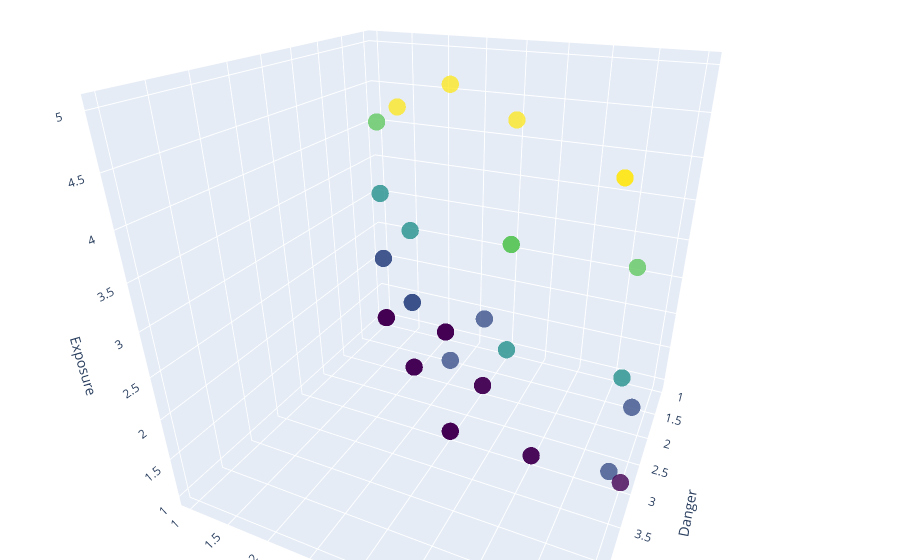

The code cell stored with this chart in its notebook:
### Markdown cell above
As we can see , danger and Predation have a good correlation and linear relationship so we can use that for filling the missing data

### Code cell
# Create a 3D scatter plot
fig = go.Figure(data=[go.Scatter3d(
    x=df['Danger'],
    y=df['Predation'],
    z=df['Exposure'],
    mode='markers',
    marker=dict(
        size=6,
        color=df['Exposure'],  # Color by Exposure
        colorscale='Viridis',  # Choose a colormap
        opacity=0.8
    )
)])

# Customize layout
fig.update_layout(
    scene=dict(
        xaxis_title='Danger',
        yaxis_title='Predation',
        zaxis_title='Exposure'
    ),
    margin=dict(l=0, r=0, b=0, t=0)
)

# Show the plot
fig.show()

### Figure 1 — Plotly figure (JSON) as saved in the notebook; plotly's stock layout.template omitted (floating-point values rounded to 4 significant figures)
{"data": [{"marker": {"color": [null, null, null, null, null, null, null, null, null, null, null, null, null, null, null, null, null, null, null, null, null, null, null, 2, 1, null, 1, 1, 1, 1, 1, null, 1, 1, 1, 2, 1, 1, 2, 1, 1, null, 2, 3, 2, 1, 4, 1, 1, 1, 1, 5, null, 1, 2, 2, 2, null, 2, 2, 2, 2, 1, 1, 3, null, 1, 5, 5, 4, 1, 1, 5, 5, 3, 4, 4, 3, 4, 5, 5, 1, 5, 5, 1, 5, 5], "colorscale": [[0, "#440154"], [0.1111, "#482878"], [0.2222, "#3e4989"], [0.3333, "#31688e"], [0.4444, "#26828e"], [0.5556, "#1f9e89"], [0.6667, "#35b779"], [0.7778, "#6ece58"], [0.8889, "#b5de2b"], [1, "#fde725"]], "opacity": 0.8, "size": 6}, "mode": "markers", "type": "scatter3d", "x": [null, null, null, null, null, null, null, null, null, null, null, null, null, null, null, null, null, null, null, null, null, null, null, 4, 1, null, 1, 3, 3, 2, 2, null, 1, 3, 2, 2, 2, 1, 2, 1, 3, null, 2, 4, 3, 1, 4, 3, 3, 1, 2, 5, null, 3, 2, 2, 1, null, 3, 2, 1, 2, 1, 1, 4, null, 1, 5, 5, 4, 1, 1, 4, 5, 2, 4, 4, 1, 1, 5, 5, 1, 5, 5, 1, 4, 3], "y": [null, null, null, null, null, null, null, null, null, null, null, null, null, null, null, null, null, null, null, null, null, null, null, 5, 1, null, 1, 4, 4, 3, 3, null, 1, 3, 2, 3, 2, 2, 2, 2, 5, null, 2, 5, 5, 2, 5, 3, 3, 2, 2, 5, null, 3, 2, 2, 1, null, 3, 2, 1, 2, 1, 1, 4, null, 1, 5, 5, 4, 1, 1, 4, 5, 2, 4, 4, 1, 1, 5, 5, 1, 5, 5, 1, 3, 3], "z": [null, null, null, null, null, null, null, null, null, null, null, null, null, null, null, null, null, null, null, null, null, null, null, 2, 1, null, 1, 1, 1, 1, 1, null, 1, 1, 1, 2, 1, 1, 2, 1, 1, null, 2, 3, 2, 1, 4, 1, 1, 1, 1, 5, null, 1, 2, 2, 2, null, 2, 2, 2, 2, 1, 1, 3, null, 1, 5, 5, 4, 1, 1, 5, 5, 3, 4, 4, 3, 4, 5, 5, 1, 5, 5, 1, 5, 5]}], "layout": {"autosize": true, "margin": {"b": 0, "l": 0, "r": 0, "t": 0}, "scene": {"aspectmode": "auto", "aspectratio": {"x": 1, "y": 1, "z": 1}, "camera": {"center": {"x": 0, "y": 0, "z": 0}, "eye": {"x": 1.342, "y": 0.6195, "z": 0.7557}, "projection": {"type": "perspective"}, "up": {"x": 0, "y": 0, "z": 1}}, "xaxis": {"title": {"text": "Danger"}, "type": "linear"}, "yaxis": {"title": {"text": "Predation"}, "type": "linear"}, "zaxis": {"title": {"text": "Exposure"}, "type": "linear"}}}}
